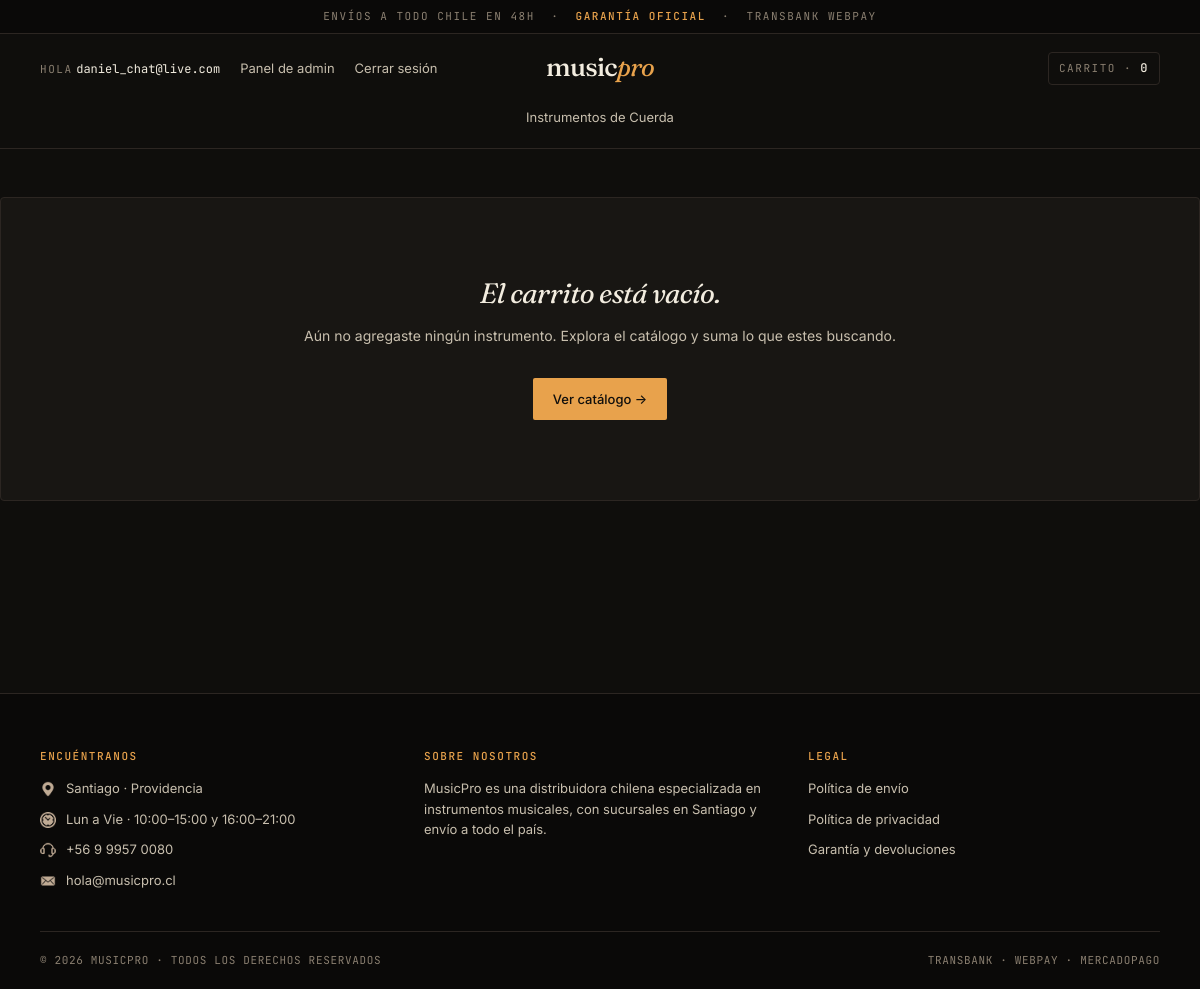
The app's page /cart/ (signed in) with its own data.
### app/models.py (models this page shows, shortened)
class User(AbstractBaseUser,PermissionsMixin):
    email = models.EmailField('Correo',unique=True)
    username = models.CharField('nombre',max_length=255)
    apellido = models.CharField('apellido',max_length=255 ,null=True)
    telefono = models.CharField('telefono',max_length=255 ,null=True)
    is_active = models.BooleanField(default=True)
    is_staff = models.BooleanField(default=False)
    is_bodeguero = models.BooleanField(default=False)
    is_vendedor = models.BooleanField(default=False)
    is_contador = models.BooleanField(default=False)
    objects = customUserManager()
    USERNAME_FIELD = 'email'
    EMAIL_FIELD = 'email'
    REQUIRED_FIELDS = ['username','apellido','telefono']
    class Meta:
        verbose_name = 'User'
        verbose_name_plural = 'Users'

class Categoria(models.Model):
    nombreCategoria = models.CharField(max_length=50,primary_key=True, verbose_name='nombre de la categoria', unique=True)
    descripcion = models.CharField(max_length=255, blank = True)
    slug = AutoSlugField(populate_from='nombreCategoria',null=True)
    class Meta:
        verbose_name = 'category'
        verbose_name_plural = 'categories'

### carts/views.py (the view)
# urls.py: path('',views.cart, name ='cart'),
def cart(request, total=0, quantity=0, cart_items=None):
    tax = 0
    grand_total = 0
    try:
        cart = Cart.objects.get(cart_id=_cart_id(request))
        cart_items = CartItem.objects.filter(cart=cart, is_active=True)
        for cart_item in cart_items:
            total +=(cart_item.producto.precio * cart_item.quantity)
            quantity += cart_item.quantity
        tax = int((19*total) / 100)
        grand_total = total + tax
    except ObjectDoesNotExist:
        pass ##ignora la excepcion
    context = {
        'total': total,
        'quantity ':quantity,
        'cart_items': cart_items,
        'tax': tax,
        'grand_total': grand_total
    }
    return render (request, 'app/tienda/cart.html', context)

### app/context_processors.py (called while the page is built)
def categorias(request):
    categorias = Categoria.objects.all()
    return {'categorias': categorias}

### carts/context_processors.py (called while the page is built)
def counter(request):
    cart_count = 0
    try:
        cart = Cart.objects.filter(cart_id=_cart_id(request))
        cart_items = CartItem.objects.all().filter(cart=cart[:1])
        for cart_item in cart_items:
            cart_count += cart_item.quantity
    except Cart.DoesNotExist:
        cart_count = 0
    return dict(cart_count=cart_count)

### carts/views.py (called while the page is built)
def _cart_id(request):
    cart = request.session.session_key
    if not cart:
        cart= request.session.create()
    return cart

### app/templates/app/tienda/cart.html (shortened to what this page needs)
{% extends 'app/base.html' %}
{% load static %}
{% load humanize %}
{% block contenido %}
<section class="cart-wrap-page container">
    {% if not cart_items %}
        <div class="cart-empty">
            <h2>El carrito está vacío.</h2>
            <p style="color: var(--paper-dim); font-size: 14px; margin-bottom: 24px;">Aún no agregaste ningún instrumento. Explora el catálogo y suma lo que estes buscando.</p>
            <a href="{% url 'home' %}">Ver catálogo →</a>
        </div>
    {% endif %}
</section>
{% endblock %}

### app/templates/app/base.html (shortened to what this page needs)
{% load static %}
<!DOCTYPE html>
<html lang="es">
<head>
    <link rel="stylesheet" href="{% static 'css/estilos.css' %}">
</head>
<body>
    <header>
        <div class="contenedor-anuncio">
            Envíos a todo Chile en 48h &nbsp;·&nbsp; <b>Garantía oficial</b> &nbsp;·&nbsp; Transbank Webpay
        </div>
        <div class="nav-bar">
            <ul class="sesion">
                {% if user.is_authenticated %}
                    <li><span class="eyebrow eyebrow-muted">Hola</span> <a href="{% url 'viewPerfil' %}" class="user-mail">{{ user.email }}</a></li>
                    {% if user.is_staff %}
                        <li><a href="{% url 'adminView' %}">Panel de admin</a></li>
                    {% endif %}
                    <li><a href="{% url 'logout' %}">Cerrar sesión</a></li>
                {% else %}
                    <li><a href="{% url 'loginCli' %}">Iniciar sesión</a></li>
                    <li><a href="{% url 'RegistroCli' %}">Crear cuenta</a></li>
                {% endif %}
            </ul>
            <div class="contenedor-logo">
                <a href="{% url 'home' %}" class="brand-word">music<em>pro</em></a>
            </div>
            <div class="cart-wrap">
                <div id="cart" class="cart-icon">
                    <a href="{% url 'cart' %}" style="display:inline-flex;align-items:center;gap:8px;color:inherit;">
                        Carrito · <span id="cart-quantity">{{ cart_count }}</span>
                    </a>
                </div>
            </div>
        </div>
        <nav class="cat-nav" aria-label="Categorías">
            {% for ve in categorias %}
                <a href="{% url 'store' ve.slug %}">{{ ve.nombreCategoria }}</a>
            {% endfor %}
        </nav>
    </header>
    <main class="contenido">
        {% block contenido %}{% endblock %}
    </main>
    <footer>
        <div class="container">
            <div class="row">
                <div class="footer-col">
                    <h3>Encuéntranos</h3>
                    <ul>
                        <li><img src="{% static 'img/icons/ubicacion.png' %}" alt=""> Santiago · Providencia</li>
                        <li><img src="{% static 'img/icons/horario.png' %}" alt=""> Lun a Vie · 10:00–15:00 y 16:00–21:00</li>
                        <li><img src="{% static 'img/icons/atencion.png' %}" alt=""> +56 9 9957 0080</li>
                        <li><img src="{% static 'img/icons/correo.png' %}" alt=""> <a href="mailto:hola@musicpro.cl">hola@musicpro.cl</a></li>
                    </ul>
                </div>
                <div class="footer-col">
                    <h3>Sobre nosotros</h3>
                    <ul>
                        <li>MusicPro es una distribuidora chilena especializada en instrumentos musicales, con sucursales en Santiago y envío a todo el país.</li>
                    </ul>
                </div>
                <div class="footer-col">
                    <h3>Legal</h3>
                    <ul>
                        <li><a href="#">Política de envío</a></li>
                        <li><a href="#">Política de privacidad</a></li>
                        <li><a href="#">Garantía y devoluciones</a></li>
                    </ul>
                </div>
            </div>
            <div class="footer2">
                <div>© 2026 MusicPro · Todos los derechos reservados</div>
                <div>Transbank · Webpay · MercadoPago</div>
            </div>
        </div>
    </footer>
</body>
</html>

### records on screen
User: email "daniel_chat@live.com"
Categoria: nombreCategoria "Instrumentos de Cuerda"

### other values on screen
{{ cart_count }} "0"
